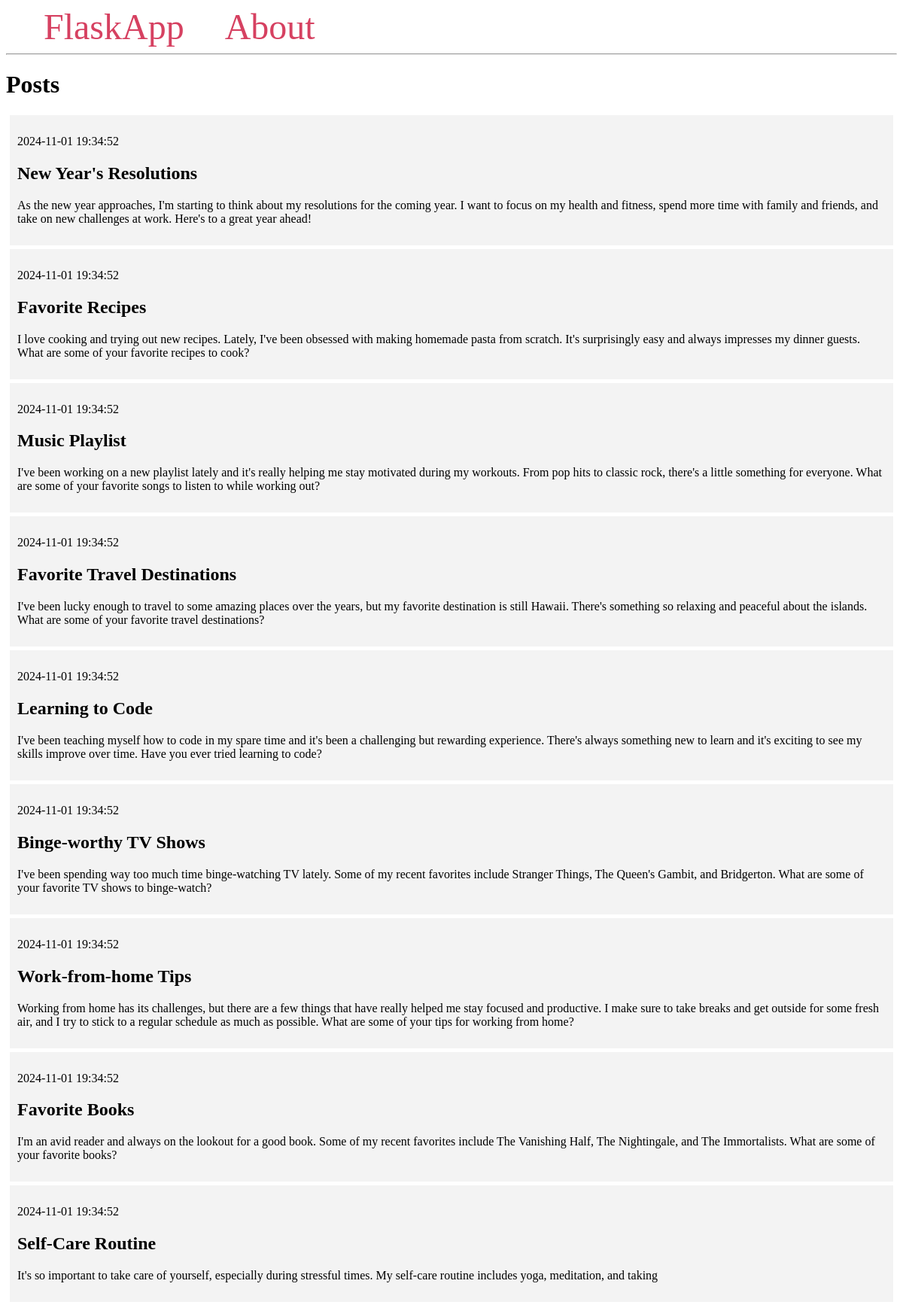
The page / on the database its author committed.
### tables this page shows
CREATE TABLE posts (
    id INTEGER PRIMARY KEY AUTOINCREMENT,
    created TIMESTAMP NOT NULL DEFAULT CURRENT_TIMESTAMP,
    title TEXT NOT NULL,
    content TEXT NOT NULL
);

### app.py (the view)
@app.route('/')
def index():
    conn = get_db_connection()
    posts = conn.execute('SELECT * from posts').fetchall()
    conn.close()
    return render_template('index.html', posts = posts)
    return "<h1>Welcome to Menezes's Blog</h1>"

### app.py (called while the page is built)
def get_db_connection():
    conn = sqlite3.connect('database.db')
    conn.row_factory = sqlite3.Row
    return conn

### templates/index.html
{% extends 'base.html' %}
{% block content %}
    <h1>{% block title %} Posts {% endblock %}</h1>
    {% for post in posts %}
        <div class='post'>
            <p>{{ post['created'] }}</p>
            <h2>{{ post['title'] }}</h2>
            <p>{{ post['content'] }}</p>
        </div>
    {% endfor %}
{% endblock %}

### templates/base.html (shortened to what this page needs)
<!DOCTYPE html>
<html lang="en">
<head>
</head>
<body>
    <nav>
        <a href="{{ url_for('index') }}">FlaskApp</a>
        <a href="#">About</a>
    </nav>
    <hr>
    <div class="content">
        {% block content %} {% endblock %}
    </div>
</body>
</html>

### templates/base.html (style rules this page uses)
.post { padding: 10px; margin: 5px; background-color: #f3f3f3 }
nav a { color: #d64161; font-size: 3em; margin-left: 50px; text-decoration: none; }

### rows shown on the page
posts: created "2024-11-01 19:34:52", title "New Year's Resolutions", content "As the new year approaches, I'm starting to think about my resolutions for the coming year. I want to focus on my health and fitness, spend more time with family and friends, and take on new challenges at work. Here's to a great year ahead!"
posts: created "2024-11-01 19:34:52", title "Favorite Recipes", content "I love cooking and trying out new recipes. Lately, I've been obsessed with making homemade pasta from scratch. It's surprisingly easy and always impresses my dinner guests. What are some of your favorite recipes to cook?"
posts: created "2024-11-01 19:34:52", title "Music Playlist", content "I've been working on a new playlist lately and it's really helping me stay motivated during my workouts. From pop hits to classic rock, there's a little something for everyone. What are some of your favorite songs to listen to while working out?"
posts: created "2024-11-01 19:34:52", title "Favorite Travel Destinations", content "I've been lucky enough to travel to some amazing places over the years, but my favorite destination is still Hawaii. There's something so relaxing and peaceful about the islands. What are some of your favorite travel destinations?"
posts: created "2024-11-01 19:34:52", title "Learning to Code", content "I've been teaching myself how to code in my spare time and it's been a challenging but rewarding experience. There's always something new to learn and it's exciting to see my skills improve over time. Have you ever tried learning to code?"
posts: created "2024-11-01 19:34:52", title "Binge-worthy TV Shows", content "I've been spending way too much time binge-watching TV lately. Some of my recent favorites include Stranger Things, The Queen's Gambit, and Bridgerton. What are some of your favorite TV shows to binge-watch?"
posts: created "2024-11-01 19:34:52", title "Work-from-home Tips", content "Working from home has its challenges, but there are a few things that have really helped me stay focused and productive. I make sure to take breaks and get outside for some fresh air, and I try to stick to a regular schedule as much as possible. What are some of your tips for working from home?"
posts: created "2024-11-01 19:34:52", title "Favorite Books", content "I'm an avid reader and always on the lookout for a good book. Some of my recent favorites include The Vanishing Half, The Nightingale, and The Immortalists. What are some of your favorite books?"
posts: created "2024-11-01 19:34:52", title "Self-Care Routine", content "It's so important to take care of yourself, especially during stressful times. My self-care routine includes yoga, meditation, and taking"
